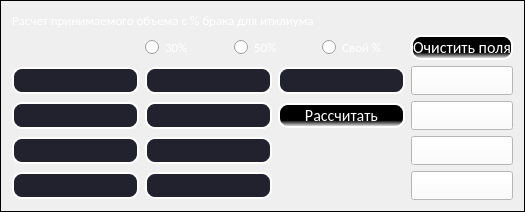
         <widget class="QFrame" name="frame">
          <property name="sizePolicy">
           <sizepolicy hsizetype="Fixed" vsizetype="Minimum">
            <horstretch>0</horstretch>
            <verstretch>0</verstretch>
           </sizepolicy>
          </property>
          <property name="styleSheet">
           <string notr="true">QFrame {
border: 1px solid black;
}</string>
          </property>
          <property name="frameShape">
           <enum>QFrame::StyledPanel</enum>
          </property>
          <property name="frameShadow">
           <enum>QFrame::Raised</enum>
          </property>
          <layout class="QGridLayout" name="gridLayout_10">
           <item row="0" column="0" colspan="4">
            <widget class="QLabel" name="reject_Title_2">
             <property name="sizePolicy">
              <sizepolicy hsizetype="Minimum" vsizetype="Fixed">
               <horstretch>0</horstretch>
               <verstretch>0</verstretch>
              </sizepolicy>
             </property>
             <property name="font">
              <font>
               <family>Calibri</family>
               <pointsize>10</pointsize>
               <weight>50</weight>
               <bold>false</bold>
              </font>
             </property>
             <property name="styleSheet">
              <string notr="true">color: rgb(255, 255, 255);
border: None</string>
             </property>
             <property name="text">
              <string>Расчет принимаемого объема с % брака для итилиума</string>
             </property>
             <property name="alignment">
              <set>Qt::AlignLeading|Qt::AlignLeft|Qt::AlignVCenter</set>
             </property>
            </widget>
           </item>
           <item row="2" column="2">
            <widget class="QLineEdit" name="reject_percent">
             <property name="sizePolicy">
              <sizepolicy hsizetype="Minimum" vsizetype="Fixed">
               <horstretch>0</horstretch>
               <verstretch>0</verstretch>
              </sizepolicy>
             </property>
             <property name="font">
              <font>
               <family>Calibri</family>
               <pointsize>12</pointsize>
              </font>
             </property>
             <property name="styleSheet">
              <string notr="true">background-color: #22222e;
border: 2px solid white;
border-radius: 10;
color: white
</string>
             </property>
             <property name="text">
              <string/>
             </property>
             <property name="alignment">
              <set>Qt::AlignCenter</set>
             </property>
            </widget>
           </item>
           <item row="2" column="0">
            <widget class="QLineEdit" name="reject_input_value_1">
             <property name="sizePolicy">
              <sizepolicy hsizetype="Minimum" vsizetype="Fixed">
               <horstretch>0</horstretch>
               <verstretch>0</verstretch>
              </sizepolicy>
             </property>
             <property name="font">
              <font>
               <family>Calibri</family>
               <pointsize>12</pointsize>
              </font>
             </property>
             <property name="styleSheet">
              <string notr="true">background-color: #22222e;
border: 2px solid white;
border-radius: 10;
color: white
</string>
             </property>
             <property name="text">
              <string/>
             </property>
             <property name="alignment">
              <set>Qt::AlignCenter</set>
             </property>
            </widget>
           </item>
           <item row="2" column="1">
            <widget class="QLineEdit" name="reject_reject_1">
             <property name="sizePolicy">
              <sizepolicy hsizetype="Fixed" vsizetype="Fixed">
               <horstretch>0</horstretch>
               <verstretch>0</verstretch>
              </sizepolicy>
             </property>
             <property name="font">
              <font>
               <family>Calibri</family>
               <pointsize>12</pointsize>
              </font>
             </property>
             <property name="styleSheet">
              <string notr="true">background-color: #22222e;
border: 2px solid white;
border-radius: 10;
color: white
</string>
             </property>
             <property name="text">
              <string/>
             </property>
             <property name="alignment">
              <set>Qt::AlignCenter</set>
             </property>
            </widget>
           </item>
           <item row="3" column="0">
            <widget class="QLineEdit" name="reject_input_value_2">
             <property name="sizePolicy">
              <sizepolicy hsizetype="Minimum" vsizetype="Fixed">
               <horstretch>0</horstretch>
               <verstretch>0</verstretch>
              </sizepolicy>
             </property>
             <property name="font">
              <font>
               <family>Calibri</family>
               <pointsize>12</pointsize>
              </font>
             </property>
             <property name="styleSheet">
              <string notr="true">background-color: #22222e;
border: 2px solid white;
border-radius: 10;
color: white
</string>
             </property>
             <property name="text">
              <string/>
             </property>
             <property name="alignment">
              <set>Qt::AlignCenter</set>
             </property>
            </widget>
           </item>
           <item row="3" column="2">
            <widget class="QPushButton" name="reject_calculate_button">
             <property name="sizePolicy">
              <sizepolicy hsizetype="Minimum" vsizetype="Fixed">
               <horstretch>0</horstretch>
               <verstretch>0</verstretch>
              </sizepolicy>
             </property>
             <property name="font">
              <font>
               <family>Calibri</family>
               <pointsize>12</pointsize>
               <weight>50</weight>
               <bold>false</bold>
              </font>
             </property>
             <property name="styleSheet">
              <string notr="true">QPushButton {
	background-color: qlineargradient(spread:pad, x1:0, y1:0.709773, x2:0, y2:1, stop:0 rgba(0, 0, 0, 255), stop:1 rgba(255, 255, 255, 255));
border: 2px solid white;
border-radius: 10;
color: white
}
QPushButton::hover {
	background-color: rgb(86, 86, 86)
}

QPushButton::pressed {
	background-color:rgb(0, 0, 0)
}
</string>
             </property>
             <property name="text">
              <string>Рассчитать</string>
             </property>
            </widget>
           </item>
           <item row="1" column="3">
            <widget class="QPushButton" name="reject_clean_button">
             <property name="sizePolicy">
              <sizepolicy hsizetype="Minimum" vsizetype="Fixed">
               <horstretch>0</horstretch>
               <verstretch>0</verstretch>
              </sizepolicy>
             </property>
             <property name="font">
              <font>
               <family>Calibri</family>
               <pointsize>12</pointsize>
              </font>
             </property>
             <property name="styleSheet">
              <string notr="true">QPushButton {
	background-color: qlineargradient(spread:pad, x1:0, y1:0.709773, x2:0, y2:1, stop:0 rgba(0, 0, 0, 255), stop:1 rgba(255, 255, 255, 255));
border: 2px solid white;
border-radius: 10;
color: white
}
QPushButton::hover {
	background-color: rgb(86, 86, 86)
}

QPushButton::pressed {
	background-color:rgb(0, 0, 0)
}
</string>
             </property>
             <property name="text">
              <string>Очистить поля</string>
             </property>
            </widget>
           </item>
           <item row="2" column="3">
            <widget class="QPushButton" name="reject_result_1">
             <property name="font">
              <font>
               <family>Calibri</family>
               <pointsize>12</pointsize>
              </font>
             </property>
             <property name="styleSheet">
              <string notr="true">QPushButton {
	background-color: rgb(255, 255, 255);
	text-align: left;
}
QPushButton::pressed {
	background-color: rgb(255, 255, 255)
}
QPushButton::hover {
	
	background-color: rgb(240, 240, 240);
}</string>
             </property>
             <property name="text">
              <string/>
             </property>
            </widget>
           </item>
           <item row="3" column="1">
            <widget class="QLineEdit" name="reject_reject_2">
             <property name="sizePolicy">
              <sizepolicy hsizetype="Fixed" vsizetype="Fixed">
               <horstretch>0</horstretch>
               <verstretch>0</verstretch>
              </sizepolicy>
             </property>
             <property name="font">
              <font>
               <family>Calibri</family>
               <pointsize>12</pointsize>
              </font>
             </property>
             <property name="styleSheet">
              <string notr="true">background-color: #22222e;
border: 2px solid white;
border-radius: 10;
color: white
</string>
             </property>
             <property name="text">
              <string/>
             </property>
             <property name="alignment">
              <set>Qt::AlignCenter</set>
             </property>
            </widget>
           </item>
           <item row="3" column="3">
            <widget class="QPushButton" name="reject_result_2">
             <property name="font">
              <font>
               <family>Calibri</family>
               <pointsize>12</pointsize>
              </font>
             </property>
             <property name="styleSheet">
              <string notr="true">QPushButton {
	background-color: rgb(255, 255, 255);
	text-align: left;
}
QPushButton::pressed {
	background-color: rgb(255, 255, 255)
}
QPushButton::hover {
	
	background-color: rgb(240, 240, 240);
}</string>
             </property>
             <property name="text">
              <string/>
             </property>
            </widget>
           </item>
           <item row="1" column="1" colspan="2">
            <layout class="QHBoxLayout" name="horizontalLayout_2">
             <item>
              <widget class="QRadioButton" name="reject_radioButton1">
               <property name="sizePolicy">
                <sizepolicy hsizetype="Minimum" vsizetype="Fixed">
                 <horstretch>0</horstretch>
                 <verstretch>0</verstretch>
                </sizepolicy>
               </property>
               <property name="font">
                <font>
                 <family>Calibri</family>
                 <pointsize>10</pointsize>
                </font>
               </property>
               <property name="styleSheet">
                <string notr="true">color: white</string>
               </property>
               <property name="text">
                <string>30%</string>
               </property>
              </widget>
             </item>
             <item>
              <widget class="QRadioButton" name="reject_radioButton2">
               <property name="sizePolicy">
                <sizepolicy hsizetype="Minimum" vsizetype="Fixed">
                 <horstretch>0</horstretch>
                 <verstretch>0</verstretch>
                </sizepolicy>
               </property>
               <property name="font">
                <font>
                 <family>Calibri</family>
                 <pointsize>10</pointsize>
                </font>
               </property>
               <property name="styleSheet">
                <string notr="true">color: white</string>
               </property>
               <property name="text">
                <string>50%</string>
               </property>
              </widget>
             </item>
             <item>
              <widget class="QRadioButton" name="reject_radioButton3">
               <property name="sizePolicy">
                <sizepolicy hsizetype="Minimum" vsizetype="Fixed">
                 <horstretch>0</horstretch>
                 <verstretch>0</verstretch>
                </sizepolicy>
               </property>
               <property name="font">
                <font>
                 <family>Calibri</family>
                 <pointsize>10</pointsize>
                </font>
               </property>
               <property name="styleSheet">
                <string notr="true">color: white</string>
               </property>
               <property name="text">
                <string>Свой %</string>
               </property>
              </widget>
             </item>
            </layout>
           </item>
           <item row="4" column="0">
            <widget class="QLineEdit" name="reject_input_value_3">
             <property name="sizePolicy">
              <sizepolicy hsizetype="Minimum" vsizetype="Fixed">
               <horstretch>0</horstretch>
               <verstretch>0</verstretch>
              </sizepolicy>
             </property>
             <property name="font">
              <font>
               <family>Calibri</family>
               <pointsize>12</pointsize>
              </font>
             </property>
             <property name="styleSheet">
              <string notr="true">background-color: #22222e;
border: 2px solid white;
border-radius: 10;
color: white
</string>
             </property>
             <property name="text">
              <string/>
             </property>
             <property name="alignment">
              <set>Qt::AlignCenter</set>
             </property>
            </widget>
           </item>
           <item row="5" column="0">
            <widget class="QLineEdit" name="reject_input_value_4">
             <property name="sizePolicy">
              <sizepolicy hsizetype="Minimum" vsizetype="Fixed">
               <horstretch>0</horstretch>
               <verstretch>0</verstretch>
              </sizepolicy>
             </property>
             <property name="font">
              <font>
               <family>Calibri</family>
               <pointsize>12</pointsize>
              </font>
             </property>
             <property name="styleSheet">
              <string notr="true">background-color: #22222e;
border: 2px solid white;
border-radius: 10;
color: white
</string>
             </property>
             <property name="text">
              <string/>
             </property>
             <property name="alignment">
              <set>Qt::AlignCenter</set>
             </property>
            </widget>
           </item>
           <item row="4" column="1">
            <widget class="QLineEdit" name="reject_reject_3">
             <property name="sizePolicy">
              <sizepolicy hsizetype="Fixed" vsizetype="Fixed">
               <horstretch>0</horstretch>
               <verstretch>0</verstretch>
              </sizepolicy>
             </property>
             <property name="font">
              <font>
               <family>Calibri</family>
               <pointsize>12</pointsize>
              </font>
             </property>
             <property name="styleSheet">
              <string notr="true">background-color: #22222e;
border: 2px solid white;
border-radius: 10;
color: white
</string>
             </property>
             <property name="text">
              <string/>
             </property>
             <property name="alignment">
              <set>Qt::AlignCenter</set>
             </property>
            </widget>
           </item>
           <item row="5" column="1">
            <widget class="QLineEdit" name="reject_reject_4">
             <property name="sizePolicy">
              <sizepolicy hsizetype="Fixed" vsizetype="Fixed">
               <horstretch>0</horstretch>
               <verstretch>0</verstretch>
              </sizepolicy>
             </property>
             <property name="font">
              <font>
               <family>Calibri</family>
               <pointsize>12</pointsize>
              </font>
             </property>
             <property name="styleSheet">
              <string notr="true">background-color: #22222e;
border: 2px solid white;
border-radius: 10;
color: white
</string>
             </property>
             <property name="text">
              <string/>
             </property>
             <property name="alignment">
              <set>Qt::AlignCenter</set>
             </property>
            </widget>
           </item>
           <item row="4" column="3">
            <widget class="QPushButton" name="reject_result_3">
             <property name="font">
              <font>
               <family>Calibri</family>
               <pointsize>12</pointsize>
              </font>
             </property>
             <property name="styleSheet">
              <string notr="true">QPushButton {
	background-color: rgb(255, 255, 255);
	text-align: left;
}
QPushButton::pressed {
	background-color: rgb(255, 255, 255)
}
QPushButton::hover {
	
	background-color: rgb(240, 240, 240);
}</string>
             </property>
             <property name="text">
              <string/>
             </property>
            </widget>
           </item>
           <item row="5" column="3">
            <widget class="QPushButton" name="reject_result_4">
             <property name="font">
              <font>
               <family>Calibri</family>
               <pointsize>12</pointsize>
              </font>
             </property>
             <property name="styleSheet">
              <string notr="true">QPushButton {
	background-color: rgb(255, 255, 255);
	text-align: left;
}
QPushButton::pressed {
	background-color: rgb(255, 255, 255)
}
QPushButton::hover {
	
	background-color: rgb(240, 240, 240);
}</string>
             </property>
             <property name="text">
              <string/>
             </property>
            </widget>
           </item>
          </layout>
         </widget>
